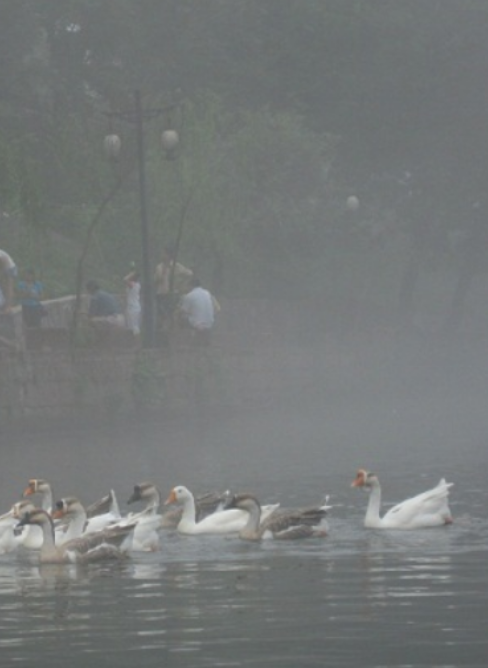
#> input picture 图像去雾/HazeRemoval/2.png, 488 x 668 px, found by its file name
$ python lastest.py
#> lines starting #> are read from the running program, lines starting #| are printed output that depends on the picture
#> in deHaze, `Y = np.zeros(m.shape)`: Y: shape (668, 488, 3) float64; every value is 0
import cv2
import numpy as np

def Dark_Channel(image_min, r = 7):
    '''最小值滤波，滤波的半径由窗口大小决定/腐蚀/暗通道'''
#> called with r = 7
    return cv2.erode(image_min, np.ones((2 * r + 1, 2 * r + 1)))  # 使用opencv的erode函数更高效

def Guided_Filter(I, p, r, eps):
    '''引导滤波'''
#> called with r = 81, eps = 0.001
    # height, width = I.shape
    m_I = cv2.boxFilter(I, -1, (r, r))
    m_p = cv2.boxFilter(p, -1, (r, r))
    m_Ip = cv2.boxFilter(I * p, -1, (r, r))
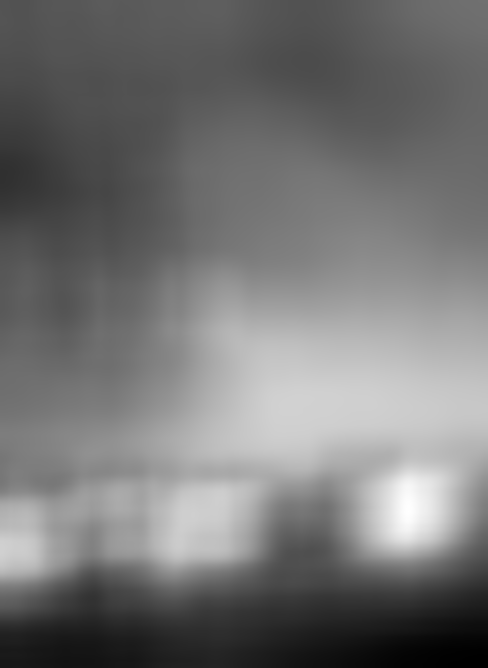
#> m_Ip: shape (668, 488) float64; min 0.127, max 0.276, mean 0.196; drawn with min black and max white
    cov_Ip = m_Ip - m_I * m_p

    m_II = cv2.boxFilter(I * I, -1, (r, r))
    var_I = m_II - m_I * m_I
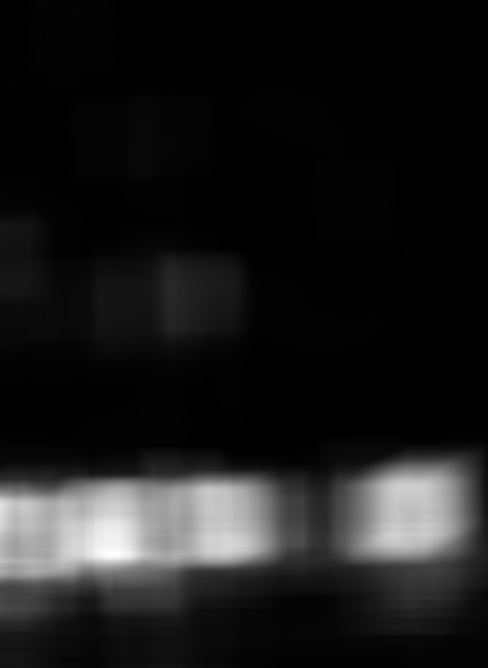
#> var_I: shape (668, 488) float64; min 2.34e-05, max 0.0162, mean 0.00173; drawn with min black and max white

    a = cov_Ip / (var_I + eps)
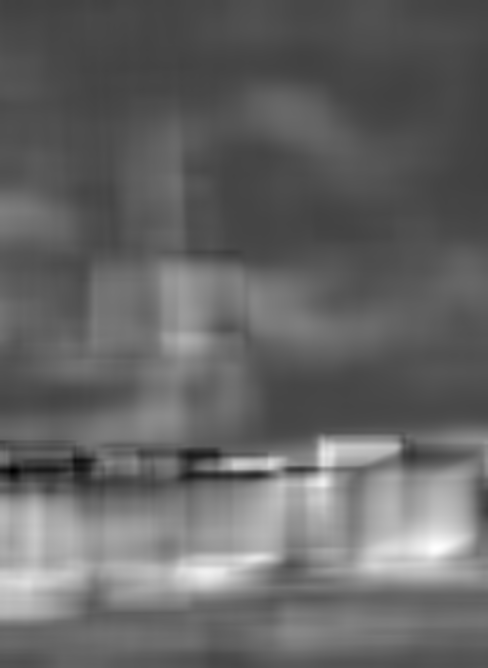
#> a: shape (668, 488) float64; min -0.166, max 0.49, mean 0.0959; drawn with min black and max white
    b = m_p - a * m_I
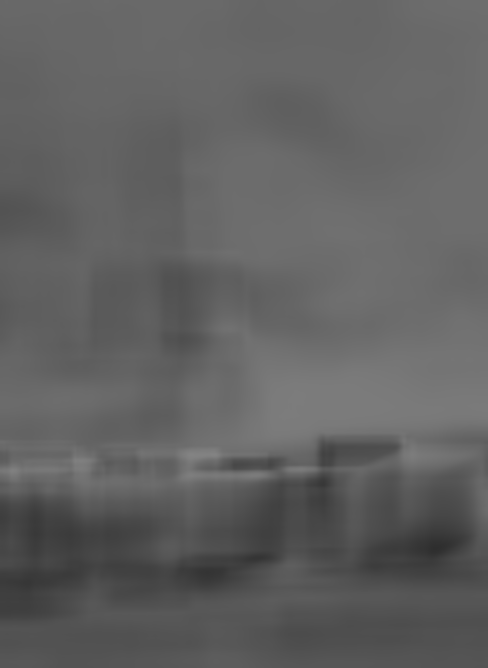
#> b: shape (668, 488) float64; min 0.182, max 0.517, mean 0.381

    m_a = cv2.boxFilter(a, -1, (r, r))
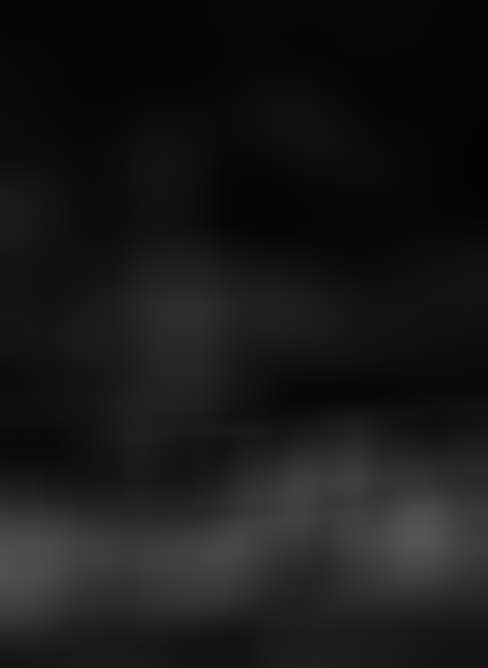
#> m_a: shape (668, 488) float64; min 0.00901, max 0.333, mean 0.0959
    m_b = cv2.boxFilter(b, -1, (r, r))
    print("m_a",m_a * I + m_b)
#> (printed output is left out)
    return m_a * I + m_b


def getV1(m, r, eps, w, maxV1):  # 输入rgb图像，值范围[0,1]
    '''计算大气遮罩图像V1和光照值A, V1 = （1-t）A'''
    V1 = np.min(m, 2)  # 得到暗通道图像
    V1 = Guided_Filter(V1, Dark_Channel(V1, 7), r, eps)  # 使用引导滤波优化
    bins = 2000
    ht = np.histogram(V1, bins)  # 计算大气光照A
    d = np.cumsum(ht[0]) / float(V1.size)
#> d = 2000 values from 1.84e-05 to 1
    for lmax in range(bins - 1, 0, -1):
        if d[lmax] <= 0.999:
            break
    A = np.mean(m, 2)[V1 >= ht[1][lmax]].max()
#> A = 0.859

    V1 = np.minimum(V1 * w, maxV1)  # 对值范围进行限制

    return V1, A


def deHaze(m, r=81, eps=0.001, w=0.95, maxV1=0.80, bGamma=False):
    Y = np.zeros(m.shape)
    V1, A = getV1(m, r, eps, w, maxV1)  # 得到遮罩图像和大气光照
#> A = 0.859
    for k in range(3):
        Y[:, :, k] = (m[:, :, k] - V1) / (1 - V1 / A)  # 颜色校正
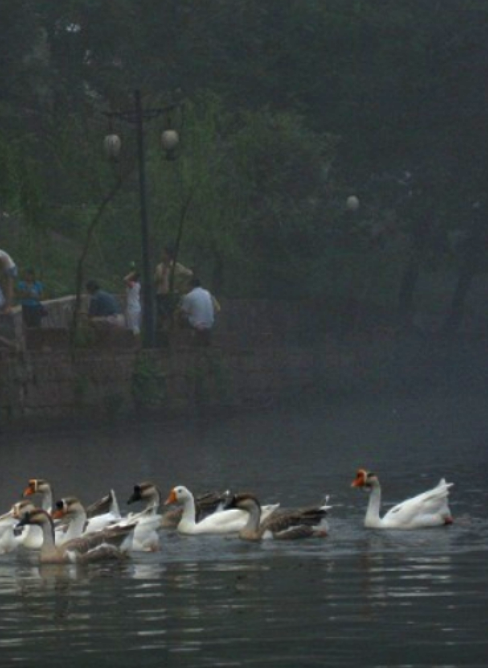
#> Y: shape (668, 488, 3) float64; mean B, G, R 0.126, 0.128, 0.102; drawn with min black and max white
    Y = np.clip(Y, 0, 1)
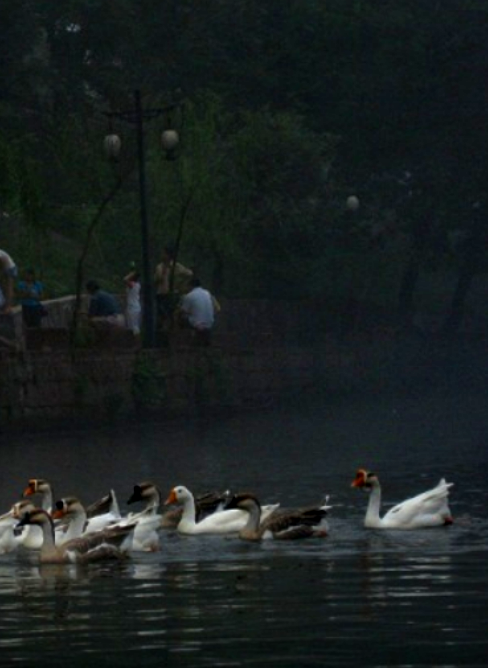
#> Y: shape (668, 488, 3) float64; mean B, G, R 0.126, 0.128, 0.102
    if bGamma:
        Y = Y ** (np.log(0.5) / np.log(Y.mean()))  # gamma校正,默认不进行该操作
    return Y


if __name__ == '__main__':
    m = deHaze(cv2.imread('./1/2.png') / 255.0) * 255
    cv2.imwrite('./1/2-out.png', m)

$ run again, with 图像去雾/HazeRemoval/1.png copied over 图像去雾/HazeRemoval/2.png
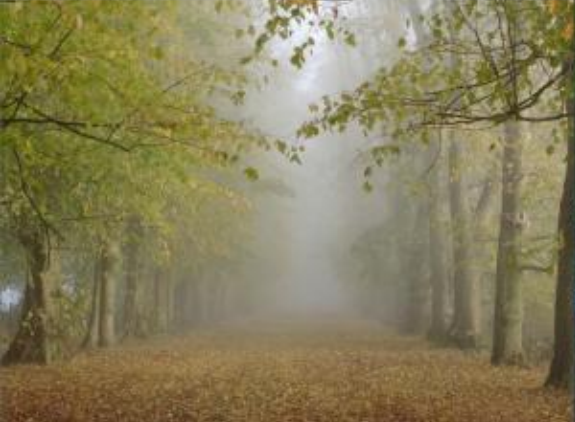
#> input picture 图像去雾/HazeRemoval/1.png, 575 x 422 px, found by its file name
#> (printed output is left out)
#> in Guided_Filter, `return m_a * I + m_b`:
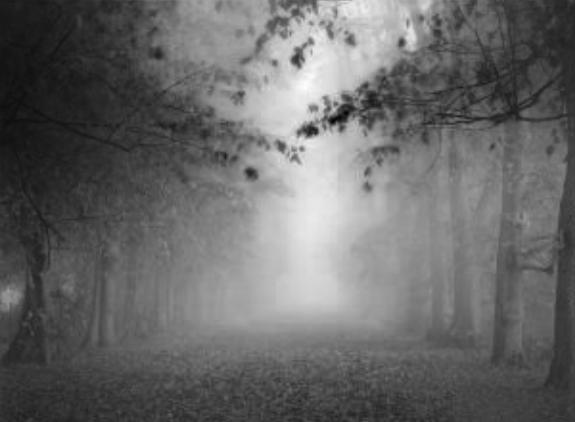
#> returned value: shape (422, 575) float64; min -0.028, max 0.663, mean 0.254; drawn with min black and max white
#> d = 2000 values from 4.12e-06 to 1
#> in getV1, `A = np.mean(m, 2)[V1 >= ht[1][lmax]].max()`: A = 0.918
#> after the loop in deHaze, `for k in range(3):`:
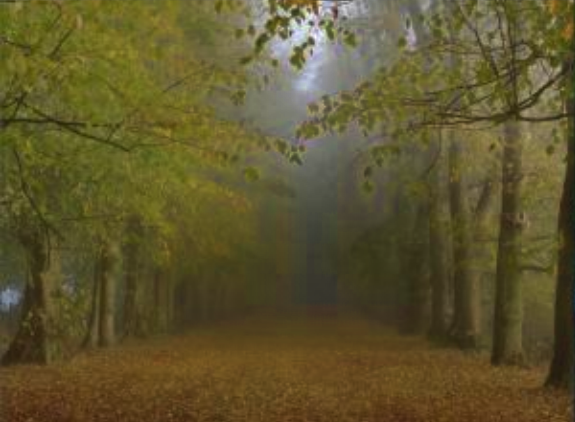
#> Y: shape (422, 575, 3) float64; mean B, G, R 0.17, 0.352, 0.395; drawn with min black and max white
